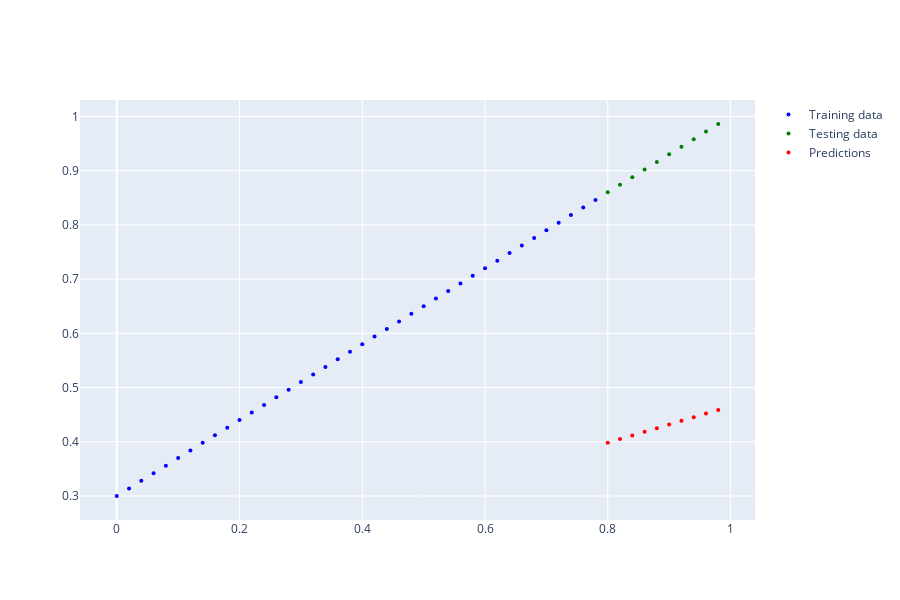

Notebook code cell kept with this figure:
### Markdown cell above
See more on inference mode here - https://twitter.com/PyTorch/status/1437838231505096708?s=20&t=cnKavO9iTgwQ-rfri6u7PQ

### Code cell
plot_predictions(predictions=y_preds)

### Figure 1 — Plotly figure (JSON) as saved in the notebook; plotly's stock layout.template omitted (floating-point values rounded to 4 significant figures)
{"data": [{"marker": {"color": "blue", "size": 4}, "mode": "markers", "name": "Training data", "type": "scatter", "x": [0, 0.02, 0.04, 0.06, 0.08, 0.1, 0.12, 0.14, 0.16, 0.18, 0.2, 0.22, 0.24, 0.26, 0.28, 0.3, 0.32, 0.34, 0.36, 0.38, 0.4, 0.42, 0.44, 0.46, 0.48, 0.5, 0.52, 0.54, 0.56, 0.58, 0.6, 0.62, 0.64, 0.66, 0.68, 0.7, 0.72, 0.74, 0.76, 0.78], "y": [0.3, 0.314, 0.328, 0.342, 0.356, 0.37, 0.384, 0.398, 0.412, 0.426, 0.44, 0.454, 0.468, 0.482, 0.496, 0.51, 0.524, 0.538, 0.552, 0.566, 0.58, 0.594, 0.608, 0.622, 0.636, 0.65, 0.664, 0.678, 0.692, 0.706, 0.72, 0.734, 0.748, 0.762, 0.776, 0.79, 0.804, 0.818, 0.832, 0.846]}, {"marker": {"color": "green", "size": 4}, "mode": "markers", "name": "Testing data", "type": "scatter", "x": [0.8, 0.82, 0.84, 0.86, 0.88, 0.9, 0.92, 0.94, 0.96, 0.98], "y": [0.86, 0.874, 0.888, 0.902, 0.916, 0.93, 0.944, 0.958, 0.972, 0.986]}, {"marker": {"color": "red", "size": 4}, "mode": "markers", "name": "Predictions", "type": "scatter", "x": [0.8, 0.82, 0.84, 0.86, 0.88, 0.9, 0.92, 0.94, 0.96, 0.98], "y": [0.3982, 0.4049, 0.4116, 0.4184, 0.4251, 0.4318, 0.4386, 0.4453, 0.452, 0.4588]}], "layout": {"height": 600}}
